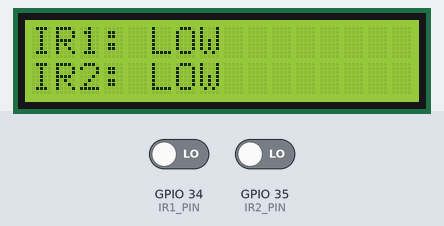
Simulated run of this sketch. Board: ESP32. Shown: 16×2 character LCD. The test bench sets the inputs (shaded band); at power-on: GPIO 34 (IR1_PIN) LOW, GPIO 35 (IR2_PIN) LOW. What the sketch prints to the serial monitor is not drawn.

Above: at 1.2 s.
1.3 s: GPIO 34 (IR1_PIN) driven HIGH
At 2.7 s:
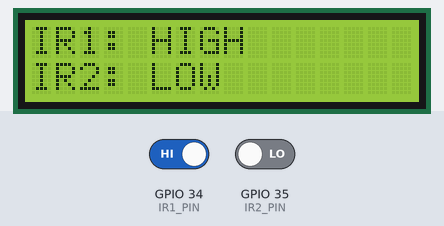
3.1 s: GPIO 35 (IR2_PIN) driven HIGH
At 3.7 s:
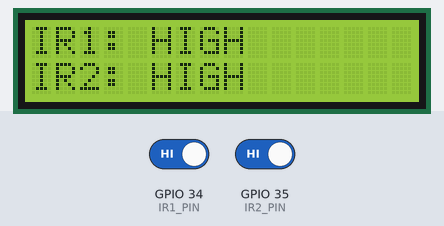
4.7 s: GPIO 34 (IR1_PIN) driven LOW
At 5.9 s:
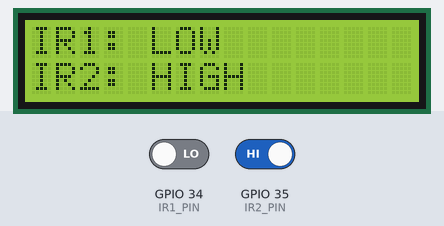
6.2 s: GPIO 35 (IR2_PIN) driven LOW
At 6.9 s:
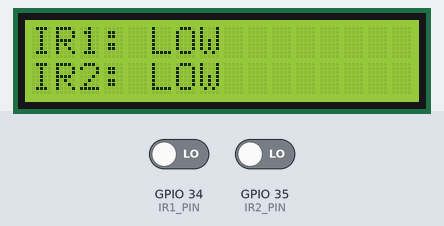
Timing chart, 0 to 8.8 s (numbered marks = the images above; inputs shaded):
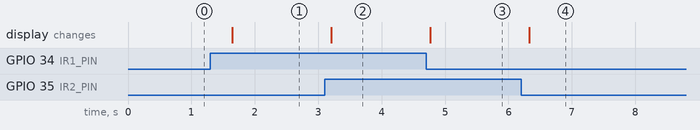

Measured:
- after the input at 1.3 s, the display: changes after 0.34 s (image 1)
- after the input at 3.1 s, the display: changes after 0.11 s (image 2)
- after the input at 4.7 s, the display: changes after 0.07 s (image 3)
- after the input at 6.2 s, the display: changes after 0.13 s (image 4)

The sketch:

irtestlcd.ino
```cpp
#include <Wire.h>
#include <LiquidCrystal_I2C.h>

// LCD setup
LiquidCrystal_I2C lcd(0x27, 16, 2);

// IR sensor pins
#define IR1_PIN 34
#define IR2_PIN 35

void setup() {
  Serial.begin(115200);

  // LCD setup
  lcd.init();
  lcd.backlight();
  lcd.clear();

  // IR pins
  pinMode(IR1_PIN, INPUT);
  pinMode(IR2_PIN, INPUT);
}

void loop() {
  int ir1State = digitalRead(IR1_PIN);
  int ir2State = digitalRead(IR2_PIN);

  // Print to Serial
  Serial.print("IR1: ");
  Serial.print(ir1State == HIGH ? "HIGH" : "LOW");
  Serial.print(" | IR2: ");
  Serial.println(ir2State == HIGH ? "HIGH" : "LOW");

  // Print to LCD
  lcd.clear();
  lcd.setCursor(0, 0);
  lcd.print("IR1: ");
  lcd.print(ir1State == HIGH ? "HIGH" : "LOW");

  lcd.setCursor(0, 1);
  lcd.print("IR2: ");
  lcd.print(ir2State == HIGH ? "HIGH" : "LOW");

  delay(500);
}
```
